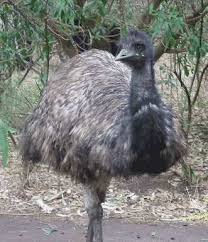
%> input picture School/CSE 102/Labs/Lab6/emu.jfif, 208 x 242 px
$ octave Part2.m   (GNU Octave 9; MATLAB toolbox functions it lacks are replaced by stand-ins)
%> lines starting %> are read from the running program, lines starting %| are printed output that depends on the picture
%Part2 Spatial Resolution

emu = imread('emu.jfif');
%> emu is the input picture: size 242x208x3 uint8; mean R, G, B 124.5, 125.7, 122.7
cman = imread('cameraman.tif');
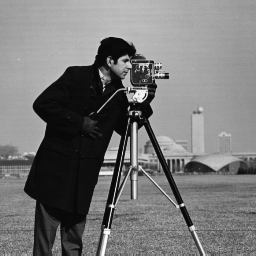
%> input picture School/CSE 102/Labs/Lab6/cameraman.tif, 256 x 256 px
%> cman is the input picture: size 256x256 uint8; min 7, max 253, mean 118.7
baby = imread('baby.bmp');
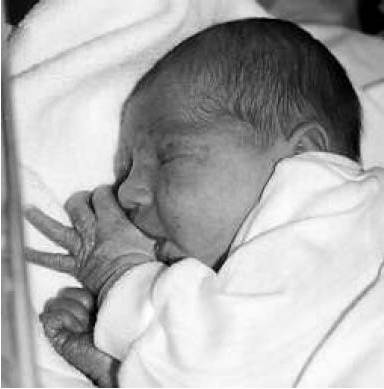
%> input picture School/CSE 102/Labs/Lab6/baby.bmp, 384 x 389 px
%> baby is the input picture: size 389x384x3 uint8; min 0, max 255, mean 171.3
rose = imread('rose.tif');
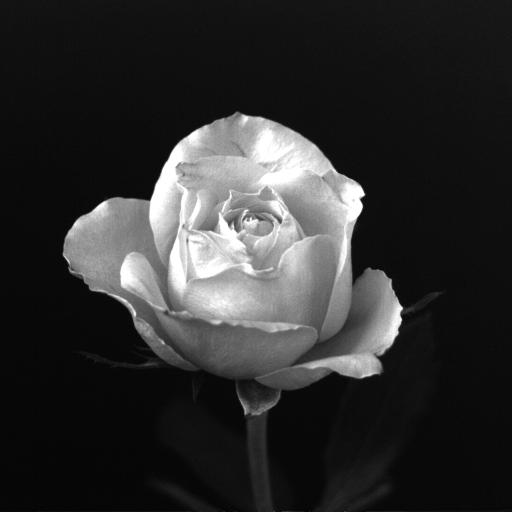
%> input picture School/CSE 102/Labs/Lab6/rose.tif, 1024 x 1024 px (shown at 1/2 size)
%> rose is the input picture: size 1024x1024 uint8; min 0, max 255, mean 46.8

%emu
figure();
subplot(1,6,1);
imshow(emu); title('Original');

emu1 = imresize(emu,1/2);
emu11 = imresize(emu1,2);
subplot(1,6,2);
imshow(emu11); title('1/2 Scaled');

emu2 = imresize(emu1,1/2);
emu22 = imresize(emu2,4);
subplot(1,6,3);
imshow(emu22); title('1/4 Scaled');

emu3 = imresize(emu2,1/2);
emu33 = imresize(emu3,8);
subplot(1,6,4);
imshow(emu33); title('1/8 Scaled');

emu4 = imresize(emu3,1/2);
emu44 = imresize(emu4,16);
subplot(1,6,5);
imshow(emu44); title('1/16 Scaled');


emu5 = imresize(emu4,1/2);
emu55 = imresize(emu5,32);
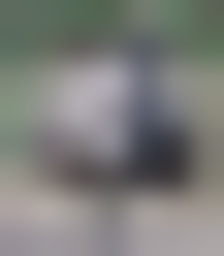
%> emu55: size 256x224x3 uint8; mean R, G, B 124.5, 125.6, 122.4
subplot(1,6,6);
imshow(emu55); title('1/32 Scaled');

%Cameraman
figure()
subplot(1,6,1);
imshow(cman); title('Original');

cman1 = imresize(cman,1/2);
subplot(1,6,2);
cman11 = imresize(cman1,2);
imshow(cman11); title('1/2 Scaled');

cman2 = imresize(cman1,1/2);
cman22 = imresize(cman2,4);
subplot(1,6,3);
imshow(cman22); title('1/4 Scaled');

cman3 = imresize(cman2,1/2);
cman33 = imresize(cman3,8);
subplot(1,6,4);
imshow(cman33); title('1/8 Scaled');

cman4 = imresize(cman3,1/2);
cman44 = imresize(cman4,16);
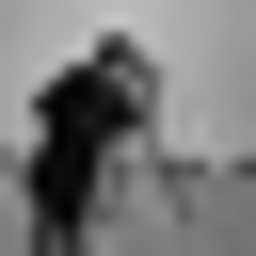
%> cman44: size 256x256 uint8; min 1, max 199, mean 118.8
subplot(1,6,5);
imshow(cman44); title('1/16 Scaled');

cman5 = imresize(cman4,1/2);
%> cman5 = [160 170 180 184 185 174 165 156; 165 180 166 88 146 176 164 153; 170 124 36 58 106 162 162 149; 165 52 7 22 92 166 163 150; 148 57 8 72 122 152 161 146; 104 16 20 99 123 99 120 110; 124 32 39 109 133 117 119 118; 119 59 75 128 126 125 120 115]
cman55 = imresize(cman5,32);
subplot(1,6,6);
imshow(cman55); title('1/32 Scaled');

%Baby
figure()
subplot(1,6,1);
imshow(baby); title('Original');

baby1 = imresize(baby,1/2);
baby11 = imresize(baby1,2);
subplot(1,6,2);
imshow(baby11); title('1/2 Scaled');

baby2 = imresize(baby1,1/2);
baby22 = imresize(baby2,4);
subplot(1,6,3);
imshow(baby22); title('1/4 Scaled');

baby3 = imresize(baby2,1/2);
baby33 = imresize(baby3,8);
subplot(1,6,4);
imshow(baby33); title('1/8 Scaled');

baby4 = imresize(baby3,1/2);
baby44 = imresize(baby4,16);
subplot(1,6,5);
imshow(baby44); title('1/16 Scaled');

baby5 = imresize(baby4,1/2);
baby55 = imresize(baby5,32);
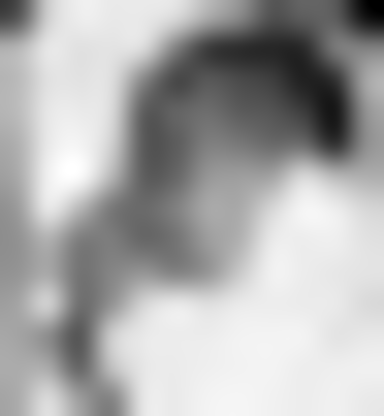
%> baby55: size 416x384x3 uint8; min 0, max 255, mean 171.2
subplot(1,6,6);
imshow(baby55); title('1/32 Scaled');


%Baby
figure()
subplot(1,6,1);
imshow(rose); title('Original');

rose1 = imresize(rose,1/2);
rose11 = imresize(rose1,2);
subplot(1,6,2);
imshow(rose11); title('1/2 Scaled');

rose2 = imresize(rose1,1/2);
rose22 = imresize(rose2,4);
subplot(1,6,3);
imshow(rose22); title('1/4 Scaled');

rose3 = imresize(rose2,1/2);
rose33 = imresize(rose3,8);
subplot(1,6,4);
imshow(rose33); title('1/8 Scaled');

rose4 = imresize(rose3,1/2);
rose44 = imresize(rose4,16);
subplot(1,6,5);
imshow(rose44); title('1/16 Scaled');

rose5 = imresize(rose4,1/2);
rose55 = imresize(rose5,32);
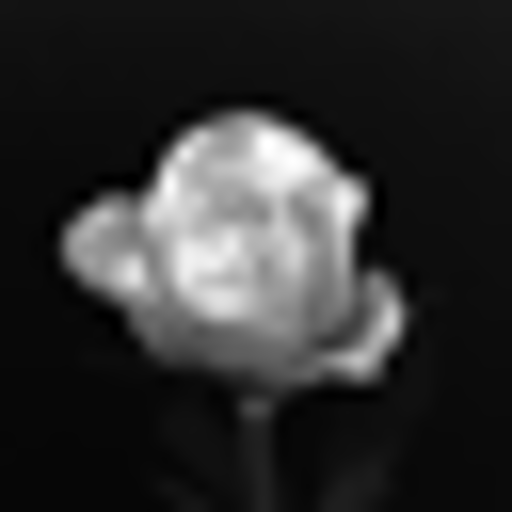
%> rose55: size 1024x1024 uint8 (shown at 1/2 size); min 0, max 255, mean 46.7; mean of the top-left, top-right, bottom-left and bottom-right quarters 56.7, 47, 41.6, 41.6
subplot(1,6,6);
imshow(rose55); title('1/32 Scaled');
